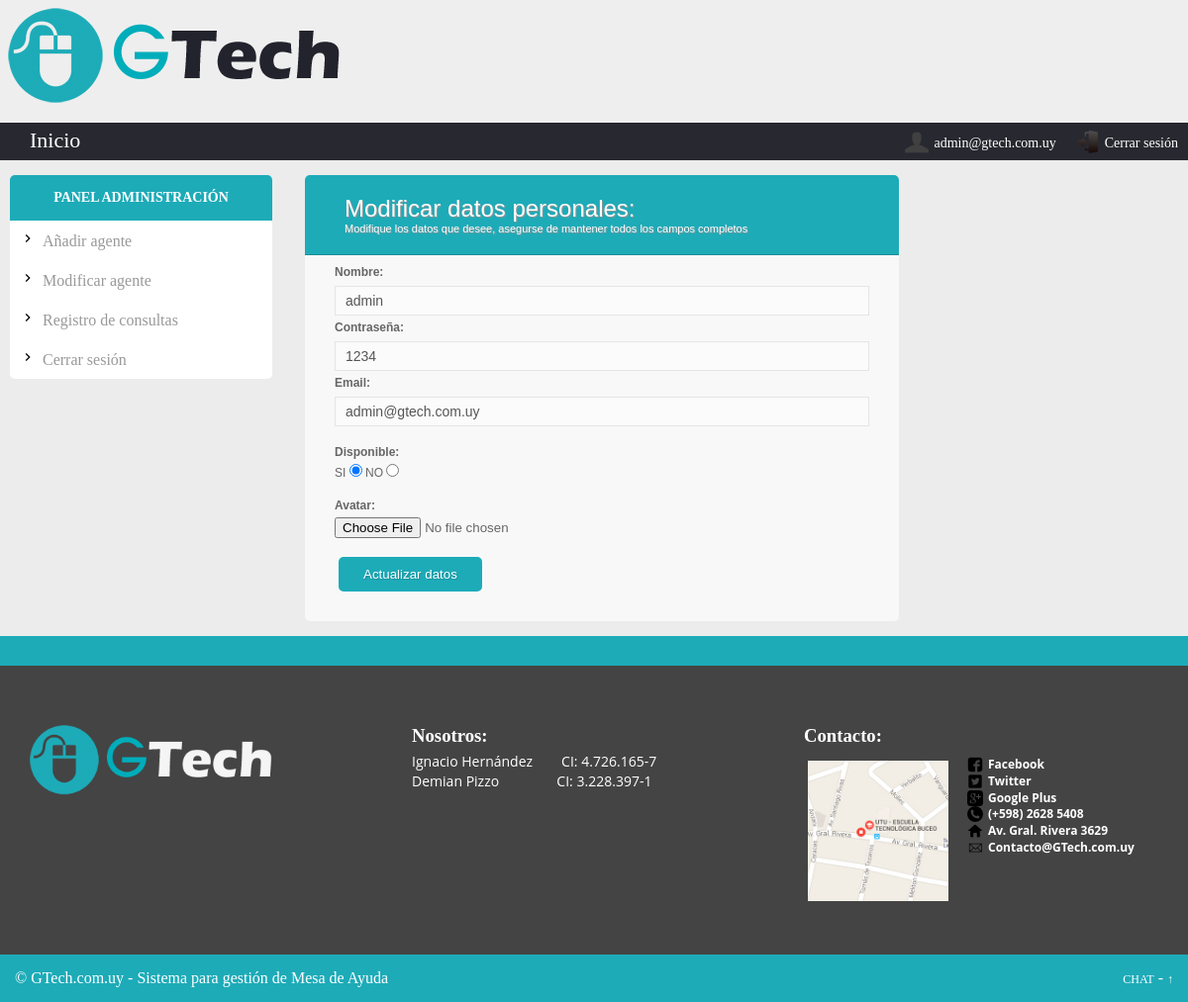
Screenshot of /modificar-datos.php (signed in) with the database file from the repository.
### tables this page shows
CREATE TABLE `agentes` (
  `id` int(11) NOT NULL AUTO_INCREMENT,
  `rango` int(1) default 1,
  `nombre` varchar(16) NOT NULL,
  `email` varchar(32) NOT NULL,
  `password` varchar(512) NOT NULL,
  `activo` boolean default 0,
  `disponible` boolean default 0,
  `dias` varchar(256) NOT NULL,  
  `hora_inicio` time NOT NULL,
  `hora_fin` time NOT NULL,
  `ts_nodisponible` timestamp,
  PRIMARY KEY (`id`),
  UNIQUE KEY `nombre` (`nombre`)
);

### modificar-datos.php (the view, shortened to what this page needs)
<?php
include_once("includes/cabecera.php");
include_once("includes/sidebar.php");
include_once("config.php");
function cierre()
{
	include_once("includes/footer.php");
}
?>
<div id="contenido">
<?php
$conexion=mysql_connect( $sql_location, $db_user, $db_pass) or
die("<div id='listados'><div id='error' class='msjerror'><h1>Error:</h1><span class='msjerror'>Problemas en la conexi&oacute;n con MySql
</span></h1></div></div></div>");
$instruccion = "select * from agentes where email='$_SESSION[username]'";
$consulta = mysql_query ($instruccion, $conexion)
or die ("<div id='listados'><div id='error' class='msjerror'><h1>Error:</h1><span class='msjerror'>Fallo en la consulta<
</span></h1></div></div></div>");
?>
<?php
if ($reg=mysql_fetch_array($consulta))
{
?>
<form name="registro" enctype="multipart/form-data" action="modificar-usuario.php" method="post">
<h1 id="registro">Modificar datos personales:<span>Modifique los datos que desee, asegurse de mantener todos los campos completos</span></h1>
<div id="registro"><label for="nombre"  >Nombre:</label>
    <input type="text" name="nombre" value="<?php echo $reg['nombre'] ?>" required></div>
<div id="registro"><label for="password"  ">Contrase&ntilde;a:</label>
<input type="text" name="password" value="<?php echo $reg['password'] ?>" readonly></div>
<div id="registro"><label for="email" >Email:</label>
<input type="email" name="email"  value="<?php echo $reg['email'] ?>" readonly></div>
<br>
<?php
switch ($reg['disponible'] ) {
      case 0:
       echo "<div id='registro'><label for='disponible'>Disponible:</label> SI <input type='radio' name='disponible' value='0' checked> NO <input type='radio' name='disponible' value='1'></div>";
       break;
}
?>
<br>
<div id="registro"><label for="userfile">Avatar:</label> <input type="file" name="userfile" id="userfile" /> </div>
<br>
<input type="submit" value="Actualizar datos" />
</form>
<?php
}
include_once("includes/footer.php");
?>

### CSS/style.css (style rules this page uses)
* { margin: 0; padding: 0; }
body { background: #ececec; font: 16px Georgia, serif; }
#contenido { font:16px Georgia,serif; padding-left:24%; height: 50%; }
input[type="submit"] { cursor: pointer; }
form { margin-bottom:25px; }
#contenido form { margin-left:20px; margin-right:none; margin-top:15px; margin-bottom:15px; max-width: 600px; background: #F8F8F8; padding: 30px 30px 20px 30px; font: 12px Arial, Helvetica, sans-serif; color: #666; border-radius: 5px; -webkit-border-radius: 5px; -moz-border-radius: 5px; }
#contenido h1, #contenido-filtro h1 { font: 24px "Trebuchet MS", Arial, Helvetica, sans-serif; padding: 20px 0px 20px 40px; display: block; margin: -30px -30px 10px -30px; color: #FFF; background: #1dabb8; text-shadow: 1px 1px 1px #949494; border-radius: 5px 5px 0px 0px; -webkit-border-radius: 5px 5px 0px 0px; -moz-border-radius: 5px 5px 0px 0px; border-bottom:1px solid #198d98; }
#contenido h1>span, #contenido-filtro h1>span { display: block; font-size: 11px; color: #FFF; }
#contenido label { display: block; margin: 5px 0px 5px; font-weight:bold; }
#contenido input[type="text"],input[type="email"],input[type="number"],input[type="password"], textarea, select { color: #555; height: 30px; line-height:15px; width: 100%; padding: 0px 0px 0px 10px; margin-top: 2px; border: 1px solid #E5E5E5; background: #FBFBFB; outline: 0; -webkit-box-shadow: inset 1px 1px 2px rgba(238, 238, 238, 0.2); box-shadow: inset 1px 1px 2px rgba(238, 238, 238, 0.2); font: normal 14px/14px Arial, Helvetica, sans-serif; }
#contenido input[type="button"], input[type="submit"] { margin-top:5px; background-color: #1dabb8; border-radius: 5px; -webkit-border-radius: 5px; -moz-border-border-radius: 5px; border: none; padding: 10px 25px 10px 25px; color: #FFF; text-shadow: 1px 1px 1px #198d98; }
#contenido-filtro input[type="button"], input[type="submit"] { margin-left:4px; background-color: #1dabb8; border-radius: 5px; -webkit-border-radius: 5px; -moz-border-border-radius: 5px; border: none; padding: 10px 25px 10px 25px; color: #FFF; text-shadow: 1px 1px 1px #198d98; margin-bottom:10px; }
*, *:before, *:after { box-sizing: border-box; }

### rows the page displays
agentes: nombre "admin", password "1234", email "admin@gtech.com.uy"

### other values shown
$_SESSION['username'] "admin@gtech.com.uy"
